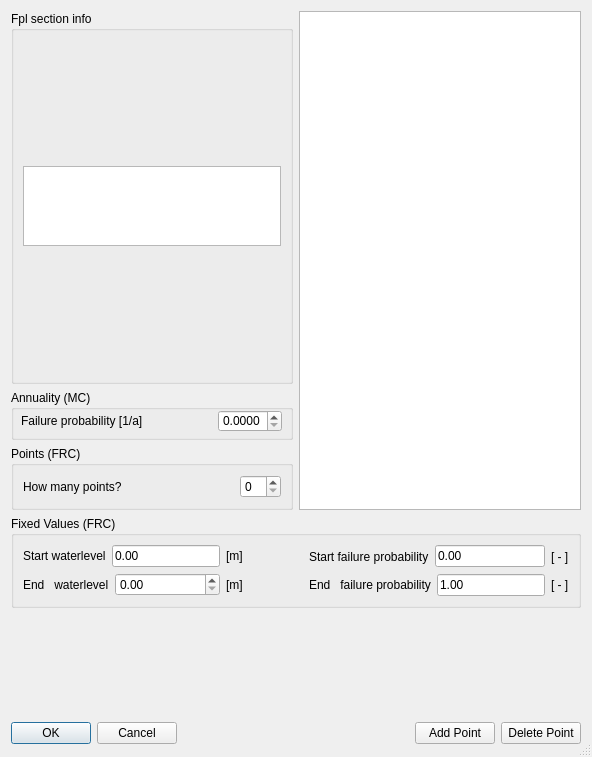
<?xml version="1.0" encoding="UTF-8"?>
<ui version="4.0">
 <class>FplGui_Frc_Values_Dia</class>
 <widget class="QDialog" name="FplGui_Frc_Values_Dia">
  <property name="geometry">
   <rect>
    <x>0</x>
    <y>0</y>
    <width>590</width>
    <height>757</height>
   </rect>
  </property>
  <property name="windowTitle">
   <string>Set FRC Values</string>
  </property>
  <property name="windowIcon">
   <iconset resource="../../../system_sys/source_code/gui/resources/system_sys_resource.qrc">
    <normaloff>:/fpl_icon</normaloff>:/fpl_icon</iconset>
  </property>
  <property name="sizeGripEnabled">
   <bool>true</bool>
  </property>
  <layout class="QGridLayout">
   <item row="0" column="0">
    <layout class="QGridLayout">
     <item row="0" column="0">
      <layout class="QVBoxLayout">
       <item>
        <widget class="QGroupBox" name="infoGroupBox">
         <property name="title">
          <string>Fpl section info</string>
         </property>
         <layout class="QVBoxLayout">
          <item>
           <widget class="QTextEdit" name="frc_infoTextEdit">
            <property name="maximumSize">
             <size>
              <width>16777215</width>
              <height>80</height>
             </size>
            </property>
            <property name="font">
             <font>
              <pointsize>7</pointsize>
             </font>
            </property>
            <property name="lineWrapMode">
             <enum>QTextEdit::NoWrap</enum>
            </property>
            <property name="readOnly">
             <bool>true</bool>
            </property>
           </widget>
          </item>
         </layout>
        </widget>
       </item>
       <item>
        <widget class="QGroupBox" name="groupBox_mc">
         <property name="minimumSize">
          <size>
           <width>0</width>
           <height>50</height>
          </size>
         </property>
         <property name="toolTip">
          <string>This result replaces acalculation with a pure Monte-Carlo simulation</string>
         </property>
         <property name="title">
          <string>Annuality (MC)</string>
         </property>
         <widget class="QWidget" name="layoutWidget">
          <property name="geometry">
           <rect>
            <x>10</x>
            <y>20</y>
            <width>261</width>
            <height>22</height>
           </rect>
          </property>
          <layout class="QHBoxLayout" name="horizontalLayout_2">
           <item>
            <widget class="QLabel" name="label_6">
             <property name="text">
              <string>Failure probability [1/a]</string>
             </property>
            </widget>
           </item>
           <item>
            <spacer name="horizontalSpacer">
             <property name="orientation">
              <enum>Qt::Horizontal</enum>
             </property>
             <property name="sizeHint" stdset="0">
              <size>
               <width>40</width>
               <height>20</height>
              </size>
             </property>
            </spacer>
           </item>
           <item>
            <widget class="QDoubleSpinBox" name="doubleSpinBox_mc_result">
             <property name="minimumSize">
              <size>
               <width>0</width>
               <height>0</height>
              </size>
             </property>
             <property name="decimals">
              <number>4</number>
             </property>
             <property name="maximum">
              <double>2.000000000000000</double>
             </property>
             <property name="singleStep">
              <double>0.100000000000000</double>
             </property>
            </widget>
           </item>
          </layout>
         </widget>
        </widget>
       </item>
       <item>
        <widget class="QGroupBox" name="points_numberGroupBox">
         <property name="sizePolicy">
          <sizepolicy hsizetype="Preferred" vsizetype="Preferred">
           <horstretch>0</horstretch>
           <verstretch>0</verstretch>
          </sizepolicy>
         </property>
         <property name="title">
          <string>Points (FRC)</string>
         </property>
         <layout class="QGridLayout" name="gridLayout">
          <item row="0" column="0">
           <layout class="QHBoxLayout" name="horizontalLayout">
            <item>
             <widget class="QLabel" name="PointLabel">
              <property name="text">
               <string>How many points?</string>
              </property>
             </widget>
            </item>
            <item>
             <spacer>
              <property name="orientation">
               <enum>Qt::Horizontal</enum>
              </property>
              <property name="sizeHint" stdset="0">
               <size>
                <width>112</width>
                <height>20</height>
               </size>
              </property>
             </spacer>
            </item>
            <item>
             <widget class="QSpinBox" name="PointSpinBox"/>
            </item>
           </layout>
          </item>
         </layout>
        </widget>
       </item>
      </layout>
     </item>
     <item row="0" column="1">
      <widget class="QTableWidget" name="tableWidget">
       <property name="sizePolicy">
        <sizepolicy hsizetype="Expanding" vsizetype="Expanding">
         <horstretch>0</horstretch>
         <verstretch>0</verstretch>
        </sizepolicy>
       </property>
      </widget>
     </item>
     <item row="1" column="0" colspan="2">
      <widget class="QGroupBox" name="groupBox">
       <property name="title">
        <string>Fixed Values (FRC)</string>
       </property>
       <layout class="QGridLayout">
        <item row="0" column="0">
         <layout class="QGridLayout">
          <item row="0" column="0" rowspan="2">
           <layout class="QVBoxLayout">
            <item>
             <layout class="QHBoxLayout">
              <item>
               <widget class="QLabel" name="wl_startLabel">
                <property name="text">
                 <string>Start waterlevel</string>
                </property>
               </widget>
              </item>
              <item>
               <widget class="QLineEdit" name="lineEdit">
                <property name="sizePolicy">
                 <sizepolicy hsizetype="MinimumExpanding" vsizetype="Fixed">
                  <horstretch>0</horstretch>
                  <verstretch>0</verstretch>
                 </sizepolicy>
                </property>
                <property name="text">
                 <string>0.00 </string>
                </property>
                <property name="readOnly">
                 <bool>true</bool>
                </property>
               </widget>
              </item>
              <item>
               <widget class="QLabel" name="label_2">
                <property name="text">
                 <string>[m]</string>
                </property>
               </widget>
              </item>
             </layout>
            </item>
            <item>
             <layout class="QHBoxLayout">
              <item>
               <widget class="QLabel" name="label_3">
                <property name="text">
                 <string>End   waterlevel</string>
                </property>
               </widget>
              </item>
              <item>
               <widget class="QDoubleSpinBox" name="wl_endSpinBox">
                <property name="sizePolicy">
                 <sizepolicy hsizetype="MinimumExpanding" vsizetype="Fixed">
                  <horstretch>0</horstretch>
                  <verstretch>0</verstretch>
                 </sizepolicy>
                </property>
                <property name="value">
                 <double>0.000000000000000</double>
                </property>
               </widget>
              </item>
              <item>
               <widget class="QLabel" name="label">
                <property name="text">
                 <string>[m]</string>
                </property>
               </widget>
              </item>
             </layout>
            </item>
           </layout>
          </item>
          <item row="0" column="1">
           <spacer>
            <property name="orientation">
             <enum>Qt::Horizontal</enum>
            </property>
            <property name="sizeHint" stdset="0">
             <size>
              <width>200</width>
              <height>20</height>
             </size>
            </property>
           </spacer>
          </item>
          <item row="0" column="2" rowspan="2">
           <layout class="QVBoxLayout">
            <item>
             <layout class="QHBoxLayout">
              <item>
               <widget class="QLabel" name="fp_startLabel">
                <property name="text">
                 <string>Start failure probability</string>
                </property>
               </widget>
              </item>
              <item>
               <widget class="QLineEdit" name="lineEdit_2">
                <property name="sizePolicy">
                 <sizepolicy hsizetype="MinimumExpanding" vsizetype="Fixed">
                  <horstretch>0</horstretch>
                  <verstretch>0</verstretch>
                 </sizepolicy>
                </property>
                <property name="text">
                 <string>0.00</string>
                </property>
                <property name="readOnly">
                 <bool>true</bool>
                </property>
               </widget>
              </item>
              <item>
               <widget class="QLabel" name="label_5">
                <property name="text">
                 <string>[ - ]</string>
                </property>
               </widget>
              </item>
             </layout>
            </item>
            <item>
             <layout class="QHBoxLayout">
              <item>
               <widget class="QLabel" name="fp_endLabel">
                <property name="text">
                 <string>End   failure probability</string>
                </property>
               </widget>
              </item>
              <item>
               <widget class="QLineEdit" name="lineEdit_3">
                <property name="sizePolicy">
                 <sizepolicy hsizetype="MinimumExpanding" vsizetype="Fixed">
                  <horstretch>0</horstretch>
                  <verstretch>0</verstretch>
                 </sizepolicy>
                </property>
                <property name="text">
                 <string>1.00</string>
                </property>
                <property name="readOnly">
                 <bool>true</bool>
                </property>
               </widget>
              </item>
              <item>
               <widget class="QLabel" name="label_4">
                <property name="text">
                 <string>[ - ]</string>
                </property>
               </widget>
              </item>
             </layout>
            </item>
           </layout>
          </item>
          <item row="1" column="1">
           <spacer>
            <property name="orientation">
             <enum>Qt::Horizontal</enum>
            </property>
            <property name="sizeHint" stdset="0">
             <size>
              <width>101</width>
              <height>20</height>
             </size>
            </property>
           </spacer>
          </item>
         </layout>
        </item>
       </layout>
      </widget>
     </item>
    </layout>
   </item>
   <item row="1" column="0">
    <layout class="QGridLayout">
     <item row="0" column="0">
      <widget class="QwtPlot" name="qwtPlot">
       <property name="minimumSize">
        <size>
         <width>570</width>
         <height>100</height>
        </size>
       </property>
      </widget>
     </item>
     <item row="1" column="0">
      <layout class="QHBoxLayout">
       <item>
        <widget class="QPushButton" name="okButton">
         <property name="text">
          <string>OK</string>
         </property>
        </widget>
       </item>
       <item>
        <widget class="QPushButton" name="cancelButton">
         <property name="text">
          <string>Cancel</string>
         </property>
        </widget>
       </item>
       <item>
        <spacer>
         <property name="orientation">
          <enum>Qt::Horizontal</enum>
         </property>
         <property name="sizeHint" stdset="0">
          <size>
           <width>51</width>
           <height>26</height>
          </size>
         </property>
        </spacer>
       </item>
       <item>
        <widget class="QPushButton" name="addPointButton">
         <property name="text">
          <string>Add Point</string>
         </property>
        </widget>
       </item>
       <item>
        <widget class="QPushButton" name="delPointButton">
         <property name="text">
          <string>Delete Point</string>
         </property>
        </widget>
       </item>
      </layout>
     </item>
    </layout>
   </item>
  </layout>
 </widget>
 <customwidgets>
  <customwidget>
   <class>QwtPlot</class>
   <extends>QFrame</extends>
   <header>qwt_plot.h</header>
  </customwidget>
 </customwidgets>
 <resources>
  <include location="../../../system_sys/source_code/gui/resources/system_sys_resource.qrc"/>
 </resources>
 <connections/>
</ui>
